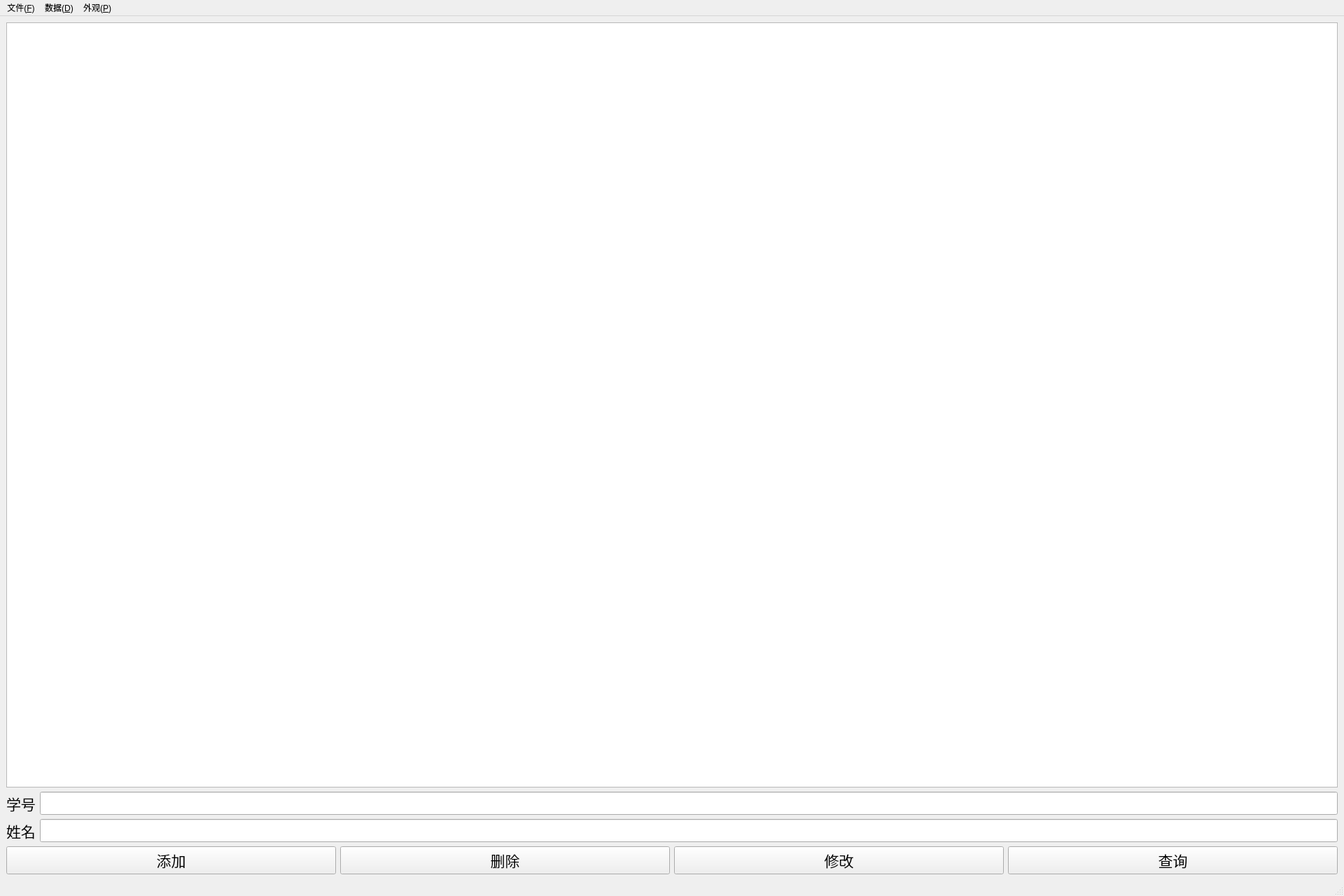
<?xml version="1.0" encoding="UTF-8"?>
<ui version="4.0">
 <class>MainWindow</class>
 <widget class="QMainWindow" name="MainWindow">
  <property name="geometry">
   <rect>
    <x>0</x>
    <y>0</y>
    <width>1920</width>
    <height>1280</height>
   </rect>
  </property>
  <property name="windowTitle">
   <string>学生考勤管理系统</string>
  </property>
  <property name="windowIcon">
   <iconset resource="ico.qrc">
    <normaloff>:/new/prefix1/ico/mainwindow.ico</normaloff>:/new/prefix1/ico/mainwindow.ico</iconset>
  </property>
  <property name="autoFillBackground">
   <bool>true</bool>
  </property>
  <widget class="QWidget" name="centralwidget">
   <layout class="QVBoxLayout" name="verticalLayout_3">
    <item>
     <layout class="QVBoxLayout" name="verticalLayout_2">
      <item>
       <widget class="QTableView" name="tableView"/>
      </item>
      <item>
       <layout class="QVBoxLayout" name="verticalLayout">
        <item>
         <layout class="QHBoxLayout" name="horizontalLayout_2">
          <item>
           <widget class="QLabel" name="label_id">
            <property name="minimumSize">
             <size>
              <width>0</width>
              <height>30</height>
             </size>
            </property>
            <property name="font">
             <font>
              <pointsize>16</pointsize>
             </font>
            </property>
            <property name="text">
             <string>学号</string>
            </property>
           </widget>
          </item>
          <item>
           <widget class="QLineEdit" name="lineEdit_id">
            <property name="minimumSize">
             <size>
              <width>0</width>
              <height>30</height>
             </size>
            </property>
            <property name="font">
             <font>
              <pointsize>16</pointsize>
             </font>
            </property>
           </widget>
          </item>
         </layout>
        </item>
        <item>
         <layout class="QHBoxLayout" name="horizontalLayout_4">
          <item>
           <widget class="QLabel" name="label_name">
            <property name="minimumSize">
             <size>
              <width>0</width>
              <height>30</height>
             </size>
            </property>
            <property name="font">
             <font>
              <pointsize>16</pointsize>
             </font>
            </property>
            <property name="text">
             <string>姓名</string>
            </property>
           </widget>
          </item>
          <item>
           <widget class="QLineEdit" name="lineEdit_name">
            <property name="minimumSize">
             <size>
              <width>0</width>
              <height>30</height>
             </size>
            </property>
            <property name="font">
             <font>
              <pointsize>16</pointsize>
             </font>
            </property>
           </widget>
          </item>
         </layout>
        </item>
       </layout>
      </item>
      <item>
       <layout class="QHBoxLayout" name="horizontalLayout">
        <item>
         <widget class="QPushButton" name="pushButton_add">
          <property name="sizePolicy">
           <sizepolicy hsizetype="Minimum" vsizetype="Minimum">
            <horstretch>0</horstretch>
            <verstretch>0</verstretch>
           </sizepolicy>
          </property>
          <property name="minimumSize">
           <size>
            <width>90</width>
            <height>30</height>
           </size>
          </property>
          <property name="font">
           <font>
            <pointsize>16</pointsize>
           </font>
          </property>
          <property name="text">
           <string>添加</string>
          </property>
         </widget>
        </item>
        <item>
         <widget class="QPushButton" name="pushButton_del">
          <property name="sizePolicy">
           <sizepolicy hsizetype="Minimum" vsizetype="Minimum">
            <horstretch>0</horstretch>
            <verstretch>0</verstretch>
           </sizepolicy>
          </property>
          <property name="minimumSize">
           <size>
            <width>90</width>
            <height>30</height>
           </size>
          </property>
          <property name="font">
           <font>
            <pointsize>16</pointsize>
           </font>
          </property>
          <property name="text">
           <string>删除</string>
          </property>
         </widget>
        </item>
        <item>
         <widget class="QPushButton" name="pushButton_edit">
          <property name="sizePolicy">
           <sizepolicy hsizetype="Minimum" vsizetype="Minimum">
            <horstretch>0</horstretch>
            <verstretch>0</verstretch>
           </sizepolicy>
          </property>
          <property name="minimumSize">
           <size>
            <width>90</width>
            <height>30</height>
           </size>
          </property>
          <property name="font">
           <font>
            <pointsize>16</pointsize>
           </font>
          </property>
          <property name="text">
           <string>修改</string>
          </property>
         </widget>
        </item>
        <item>
         <widget class="QPushButton" name="pushButton_query">
          <property name="sizePolicy">
           <sizepolicy hsizetype="Minimum" vsizetype="Minimum">
            <horstretch>0</horstretch>
            <verstretch>0</verstretch>
           </sizepolicy>
          </property>
          <property name="minimumSize">
           <size>
            <width>90</width>
            <height>30</height>
           </size>
          </property>
          <property name="font">
           <font>
            <pointsize>16</pointsize>
           </font>
          </property>
          <property name="text">
           <string>查询</string>
          </property>
         </widget>
        </item>
       </layout>
      </item>
     </layout>
    </item>
   </layout>
  </widget>
  <widget class="QMenuBar" name="menubar">
   <property name="geometry">
    <rect>
     <x>0</x>
     <y>0</y>
     <width>1920</width>
     <height>21</height>
    </rect>
   </property>
   <widget class="QMenu" name="menu_F">
    <property name="title">
     <string>文件(&amp;F)</string>
    </property>
    <addaction name="action_N"/>
    <addaction name="action_O"/>
    <addaction name="action_S"/>
    <addaction name="action"/>
   </widget>
   <widget class="QMenu" name="menu_S">
    <property name="title">
     <string>数据(&amp;D)</string>
    </property>
    <addaction name="action_I"/>
    <addaction name="action_R"/>
    <addaction name="action_E"/>
    <addaction name="action_Q"/>
    <addaction name="action_T"/>
    <addaction name="action_Y"/>
   </widget>
   <widget class="QMenu" name="menu_E">
    <property name="title">
     <string>外观(&amp;P)</string>
    </property>
    <addaction name="action_2"/>
    <addaction name="action_3"/>
    <addaction name="action_4"/>
   </widget>
   <addaction name="menu_F"/>
   <addaction name="menu_S"/>
   <addaction name="menu_E"/>
  </widget>
  <widget class="QStatusBar" name="statusbar"/>
  <action name="action_O">
   <property name="text">
    <string>打开(&amp;O)</string>
   </property>
   <property name="shortcut">
    <string>Ctrl+O</string>
   </property>
  </action>
  <action name="action_N">
   <property name="text">
    <string>新建(&amp;N)</string>
   </property>
   <property name="shortcut">
    <string>Ctrl+N</string>
   </property>
  </action>
  <action name="action_S">
   <property name="text">
    <string>保存(&amp;S)</string>
   </property>
   <property name="shortcut">
    <string>Ctrl+S</string>
   </property>
  </action>
  <action name="action">
   <property name="text">
    <string>另存为</string>
   </property>
   <property name="shortcut">
    <string>Ctrl+Shift+S</string>
   </property>
  </action>
  <action name="action_R">
   <property name="text">
    <string>删除(&amp;W)</string>
   </property>
   <property name="shortcut">
    <string>Ctrl+W</string>
   </property>
  </action>
  <action name="action_I">
   <property name="text">
    <string>添加(&amp;I)</string>
   </property>
   <property name="shortcut">
    <string>Ctrl+I</string>
   </property>
  </action>
  <action name="action_E">
   <property name="text">
    <string>修改(&amp;E)</string>
   </property>
   <property name="shortcut">
    <string>Ctrl+E</string>
   </property>
  </action>
  <action name="action_Q">
   <property name="text">
    <string>查询(&amp;Q)</string>
   </property>
   <property name="shortcut">
    <string>Ctrl+Q</string>
   </property>
  </action>
  <action name="action_2">
   <property name="text">
    <string>深色(&amp;D)</string>
   </property>
  </action>
  <action name="action_3">
   <property name="text">
    <string>浅色(&amp;L)</string>
   </property>
  </action>
  <action name="action_4">
   <property name="text">
    <string>跟随系统(&amp;S)</string>
   </property>
  </action>
  <action name="action_T">
   <property name="text">
    <string>统计(&amp;T)</string>
   </property>
   <property name="shortcut">
    <string>Ctrl+T</string>
   </property>
  </action>
  <action name="action_Y">
   <property name="text">
    <string>显示(&amp;Y)</string>
   </property>
   <property name="shortcut">
    <string>Ctrl+Y</string>
   </property>
  </action>
 </widget>
 <resources>
  <include location="ico.qrc"/>
 </resources>
 <connections/>
</ui>
